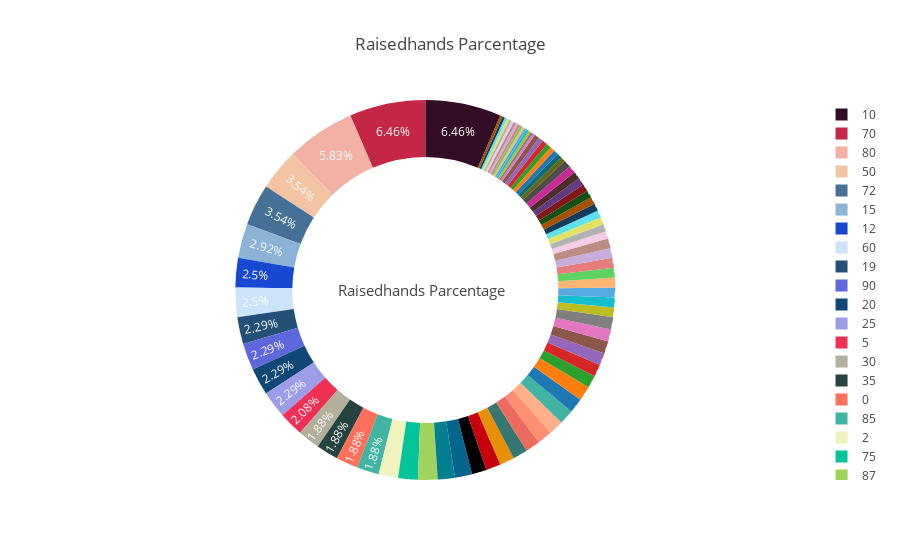

The cell this chart's notebook holds for it:
### Code cell
#print('Parcentage',df.raisedhands.value_counts(normalize=True))
#df.raisedhands.value_counts(normalize=True).plot(kind='bar')
color_brewer = ['#41B5A3','#FFAF87','#FF8E72','#ED6A5E','#377771','#E89005','#C6000D','#000000','#05668D','#028090','#9FD35C',
                '#02C39A','#F0F3BD','#41B5A3','#FF6F59','#254441','#B2B09B','#EF3054','#9D9CE8','#0F4777','#5F67DD','#235077','#CCE4F9','#1748D1',
                '#8BB3D6','#467196','#F2C4A2','#F2B1A4','#C42746','#330C25']
fig = {
  "data": [
    {
      "values": data["raisedhands"].value_counts().values,
      "labels": data["raisedhands"].value_counts().index,
      "domain": {"x": [0, .95]},
      "name": "Raisedhands Parcentage",
      "hoverinfo":"label+percent+name",
      "hole": .7,
      "type": "pie",
      "marker": {"colors": [i for i in reversed(color_brewer)]},
      "textfont": {"color": "#FFFFFF"}
    }],
  "layout": {
        "title":"Raisedhands Parcentage",
        "annotations": [
            {
                "font": {
                    "size": 15
                },
                "showarrow": False,
                "text": "Raisedhands Parcentage",
                "x": 0.47,
                "y": 0.5
            }
        ]
    }
}
iplot(fig, filename='donut')

### Figure 1 — Plotly figure (JSON) as saved in the notebook; plotly's stock layout.template omitted (floating-point values rounded to 4 significant figures)
{"data": [{"domain": {"x": [0, 0.95]}, "hole": 0.7, "hoverinfo": "label+percent+name", "labels": [10, 70, 80, 50, 72, 15, 12, 60, 19, 90, 20, 25, 5, 30, 35, 0, 85, 2, 75, 87, 7, 55, 100, 69, 32, 62, 27, 22, 40, 11, 78, 79, 89, 95, 8, 39, 17, 81, 92, 65, 45, 42, 77, 13, 82, 29, 71, 14, 23, 24, 88, 21, 9, 98, 4, 49, 51, 74, 18, 96, 3, 1, 16, 53, 84, 59, 52, 99, 41, 57, 36, 6, 76, 33, 61, 97, 73, 28, 66, 67, 83, 86], "marker": {"colors": ["#330C25", "#C42746", "#F2B1A4", "#F2C4A2", "#467196", "#8BB3D6", "#1748D1", "#CCE4F9", "#235077", "#5F67DD", "#0F4777", "#9D9CE8", "#EF3054", "#B2B09B", "#254441", "#FF6F59", "#41B5A3", "#F0F3BD", "#02C39A", "#9FD35C", "#028090", "#05668D", "#000000", "#C6000D", "#E89005", "#377771", "#ED6A5E", "#FF8E72", "#FFAF87", "#41B5A3"]}, "name": "Raisedhands Parcentage", "textfont": {"color": "#FFFFFF"}, "type": "pie", "values": [31, 31, 28, 17, 17, 14, 12, 12, 11, 11, 11, 11, 10, 9, 9, 9, 9, 8, 8, 8, 7, 7, 6, 6, 6, 6, 6, 6, 6, 6, 6, 6, 5, 5, 5, 5, 5, 5, 4, 4, 4, 4, 4, 4, 4, 4, 3, 3, 3, 3, 3, 3, 3, 3, 3, 3, 3, 3, 2, 2, 2, 2, 2, 2, 2, 2, 1, 1, 1, 1, 1, 1, 1, 1, 1, 1, 1, 1, 1, 1, 1, 1]}], "layout": {"annotations": [{"font": {"size": 15}, "showarrow": false, "text": "Raisedhands Parcentage", "x": 0.47, "y": 0.5}], "title": "Raisedhands Parcentage"}}
